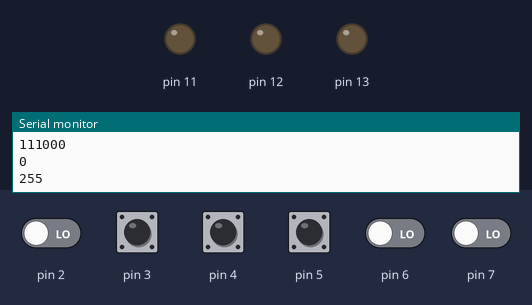
The sketch below on a simulated Arduino Uno, built with avr-gcc and run on an emulated ATmega328P. Parts: output pins drawn as LEDs (lit = HIGH), the last lines printed to the serial monitor. The inputs (shaded band) are chosen by the test bench; at power-on: pin 3–5 HIGH, pin 2, pin 6, pin 7 LOW.

Above: at 1.2 s.
1.3 s: pin 3 pulled LOW for 0.15 s
At 1.5 s:
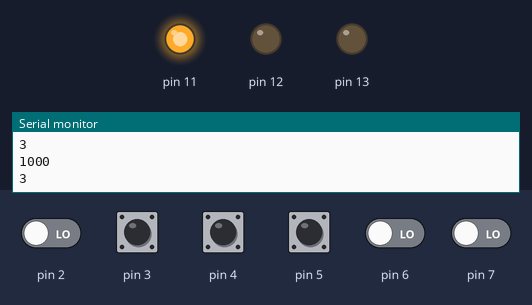
3.1 s: pin 4 pulled LOW for 0.15 s
At 3.31 s:
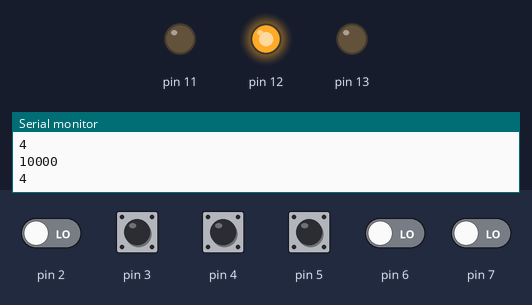
4.9 s: pin 5 pulled LOW for 0.15 s
At 5.12 s:
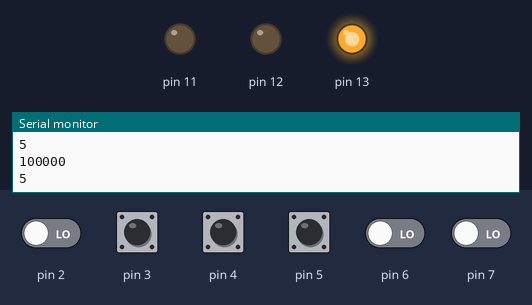
6.7 s: pin 2 driven HIGH and pin 3 driven LOW and pin 4 driven LOW and pin 5 driven LOW and pin 6 driven HIGH
At 7.6 s:
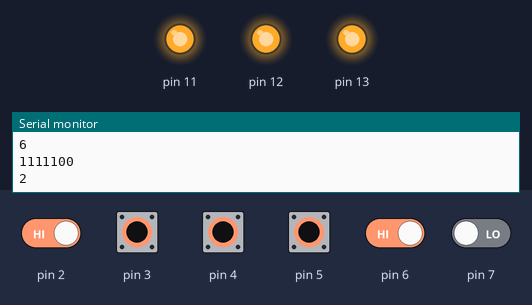
8.3 s: pin 3 driven HIGH
At 9.2 s:
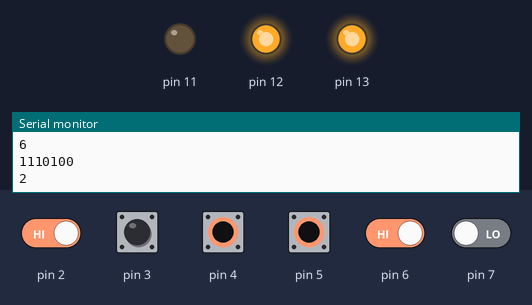
9.9 s: pin 3 driven LOW
At 10.8 s:
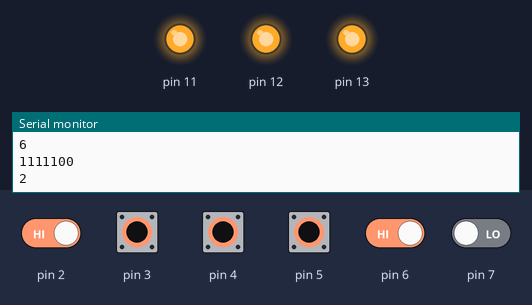
Timing chart, 0 to 12.5 s (numbered marks = the images above; inputs shaded):
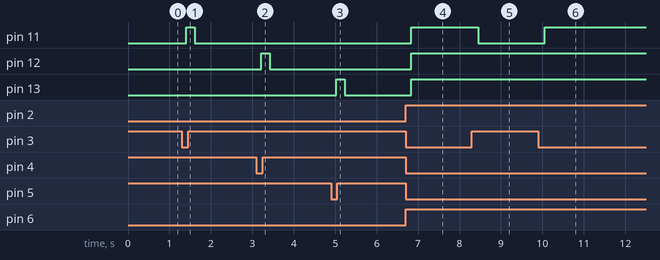

Measured:
- after the input at 1.3 s, pin 11: LOW → HIGH after 0.11 s, → LOW 0.20 s later
- after the input at 3.1 s, pin 12: LOW → HIGH after 0.12 s, → LOW 0.20 s later
- after the input at 4.9 s, pin 13: LOW → HIGH after 0.13 s, → LOW 0.20 s later
- after the input at 6.7 s, pin 11–13: LOW → HIGH after 0.14 s
- after the input at 8.3 s, pin 11: HIGH → LOW after 0.15 s
- after the input at 9.9 s, pin 11: LOW → HIGH after 0.16 s

The sketch:

1_1.ino
```cpp
//выбор способов реализации решений для 2.4 и 2.5
#define _2_4_METHOD 0 //0 для маски или 1 для bitSet
#define _2_5_METHOD 0 //0 для цикла или 1 для __builtin_ctz

#define BUTTON_BYTE 0b00111000
//определение функции для 2.5 (два способа)
uint8_t get_ctz(int byte) {
  uint8_t ctz;
  if (byte == 0) ctz = 255;
  else {
    if (_2_5_METHOD == 0) {
      for (uint8_t n = 0; n < 8; ++n) {
        if (byte & (1 << n)) {
          ctz = n;
          break;
        }
      }
    }
    else ctz = (uint8_t)__builtin_ctz((unsigned int)byte);
  }
  return ctz;
}
//таймер дебаунса для 2.6
unsigned long times = micros();

void setup() {
  Serial.begin(9600);
  //2.1 настройка битов
  DDRD = 0b00000000;
  PORTD = BUTTON_BYTE;
  DDRB = BUTTON_BYTE;
  PORTB = 0b00000000;
}

void loop() {
  //2.6 все в цикле дебаунса 5 раз в секунду
  if (millis() - times > 200) {
    times = millis();
    uint8_t output_byte = 0b00000000;
    //2.2 вывод байта входа
    Serial.println(PIND, BIN);
    //2.3 позиции кнопок
    uint8_t input_byte = PIND ^ BUTTON_BYTE;
    for (uint8_t n = 0; n < 8; ++n) {
      if (input_byte & (1 << n)) {
        Serial.println(n);
        //2.4 формирование байта выхода (два способа)
        if (_2_4_METHOD == 0) {
          uint8_t mask = (1 << n);
          output_byte = (output_byte & ~mask) | (1 << n);
        }
        else {
          bitSet(output_byte, n);
        }
      }
    }
    Serial.println(output_byte, BIN);
    PORTB = output_byte;
    //2.5 возврат индекса младшего установленного бита
    uint8_t ctz = get_ctz((int)output_byte);
    Serial.println(ctz);
    //настройка вывода
    Serial.print("\n");
  }
}
```
